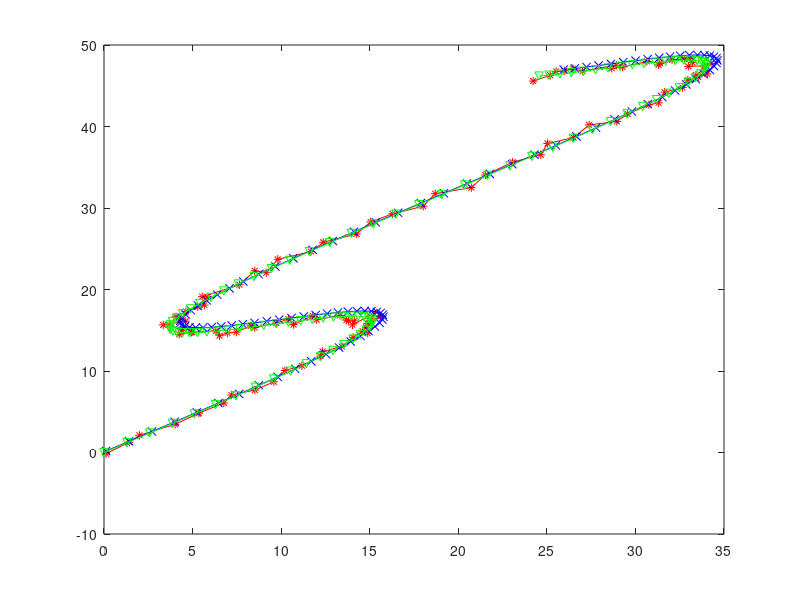

MATLAB code to generate this figure: (Note: this script raises an error after producing the figure.)
clc
clear all

p0=[ 0.131696158563955        0.0489861322989466
        0.0489861322989466         0.038082413891165];      % 起点的协方差
x_init = mvnrnd([0,0], p0, 1); % 起点位置

%假设车沿着y=10*sin(x)方向走，100个时刻.轨迹

t=[0:0.1:10]';

%随着时间变化的100个真值。
x_gt = 10*sin(t);  
x_gt = [x_gt 10*t];
 T=[1 0.3
    0.7 0.5];
x_gt = (T*x_gt')';


%% 初始化一些参数
%预估方差 process noise
Qk = [0.229343002339173         0.265716902218622
         0.265716902218622         0.309181125798839];
     
%观测方差 measurement noise
Rk = [0.113178900124737        0.0433648339106839
        0.0433648339106839        0.0999370559197836];

Q=zeros(200,200);
for i = 1 : 100
    for o = 1 : 2
        for p = 1 : 2
            nx = 2 * i - 1 + o - 1;
            ny = 2 * i - 1 + p - 1;
            Q(nx,ny) = Qk(o,p);
            R(nx,ny) = Rk(o,p);
        end
    end
end
for o = 1 : 2
    for p = 1 : 2
        Q(o,p) = p0(o,p);
        R(o,p) = Rk(o,p);
    end
end
    

N = 101; %100组数据
y_measure = x_gt + mvnrnd([0,0], Rk, N); %观测是有方差的
y=zeros(200,1) % y是构建符合要求的向量
for i = 1: 100
    y(i*2-1) = y_measure(i,1);
    y(i*2) = y_measure(i,2);
end


%构造v，很复杂很累。就是每个时刻的速度向量
v=zeros(200,1);
for i = 1 : 99
    tmp = x_gt(i+1,:) - x_gt(i,:)  %输入信号v没有方差
    
    t=((i-0.75)/10);
    xx=[10*sin(t)
        10*t]';
    xx = (T*xx')';

    tmp = (xx- x_gt(i,:))*4;
    v(2*i+1) = tmp(1);
    v(2*i+2) = tmp(2);
end
v(1) = x_init(1);
v(2) = x_init(2);

plot(y_measure(:,1), y_measure(:,2),'-*','color',[1,0,0])
hold on;

%% 显然开始模拟书上代码
% 显然在这样的模型中，所有的A小矩阵都完全一样，都是单位矩阵，那么整个大A矩阵就是一个下三角都是1的矩阵
A=tril(ones(200,200));
for i = 1 : 200
    for j = 1 : 200
        if xor(mod(i,2), mod(j,2)) == 1
            A(i,j)=0;
        end
    end
end
C=eye(200,200);          %每个小c都是单位矩阵，拼在一起还是单位矩阵
x_check = A*v;

for i = 1 : 200
    if mod( i,2) == 0
        yy(i/2) = x_check(i);
    else
        xx((i+1)/2) = x_check(i);
    end
end
plot(xx,yy,'-x','color',[0,0,1])
hold on
plot(x_gt(:,1), x_gt(:,2),'-v','color',[0,1,0])


P_check = A*Q*A';







%% 协方差(3.28)到(3.29) 协方差部分相等
a=inv(inv(P_check) + C'*inv(R)*C);
b=P_check-P_check*C'*inv(C*P_check*C'+R)*C*P_check
max(max(a-b)') %约等于0，两个式子相等

%% 
x_hat=x_check + P_check*C'*(C*P_check*C' + R)^-1 * (y-C*x_check)
for i = 1 : 200
    if mod( i,2) == 0
        x_hat_y(i/2) = x_hat(i);
    else
        x_hat_x((i+1)/2) = x_hat(i);
    end
end
plot(x_hat_x,x_hat_y,'-O','color',[0,0,0])

legend('观测结果(有噪音)','用输入v估算的先验','原始轨迹','估算的后验轨迹')



return

%


